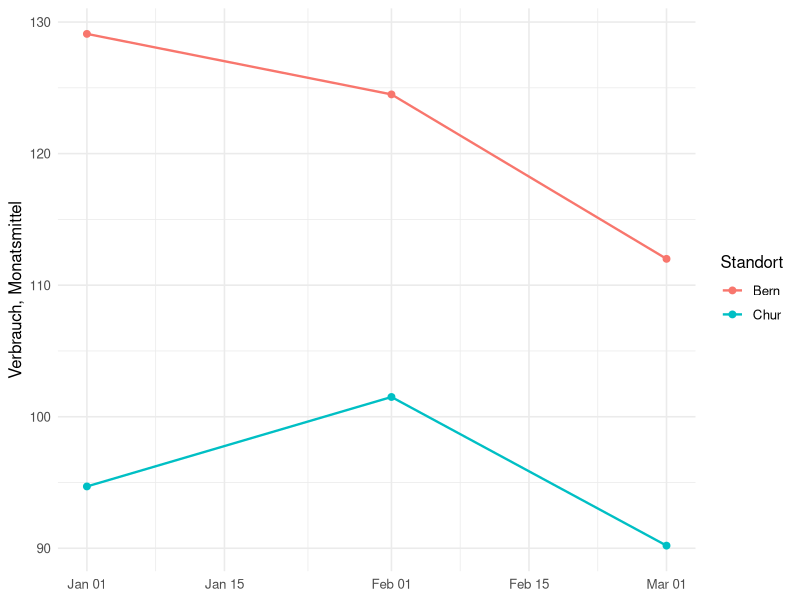

Here is the R script that generated this plot:
## ---- chunk 1
#| label: setup-r
#| include: false
library(dplyr)
library(tidyr)
library(readr)
library(lubridate)
library(ggplot2)

theme_set(theme_minimal(base_size = 12))
set.seed(42)
## ---- chunk 2
#| label: daten-r
standort <- rep(c("Bern", "Chur"), times = 12)

messungen <- data.frame(
  datum     = rep(seq(as.Date("2026-01-05"), by = "week", length.out = 12), each = 2),
  standort  = standort,
  verbrauch = round(rnorm(24, mean = ifelse(standort == "Bern", 120, 95), sd = 10), 1),
  laufzeit  = round(runif(24, 4, 20), 1)
)

head(messungen, 4)
nrow(messungen)
## ---- chunk 3
#| label: verben-r
# nur Bern, und dort nur die hohen Werte
filter(messungen, standort == "Bern", verbrauch > 120) |> head(3)

# nur die Spalten, die gezeigt werden sollen
select(messungen, datum, verbrauch) |> head(3)

# eine abgeleitete Groesse dazurechnen
mutate(messungen, pro_stunde = verbrauch / laufzeit) |> head(3)

# absteigend nach Verbrauch
arrange(messungen, desc(verbrauch)) |> head(3)

# alles auf eine Zeile eindampfen
summarise(messungen, n = n(), mittel = mean(verbrauch))
## ---- chunk 4
#| label: verschachtelt-r
arrange(summarise(group_by(messungen, standort), mittel = mean(verbrauch)),
        desc(mittel))
## ---- chunk 5
#| label: pipe-r
messungen |>
  group_by(standort) |>
  summarise(mittel = mean(verbrauch)) |>
  arrange(desc(mittel))
## ---- chunk 6
#| label: gruppen-r
je_standort <- messungen |>
  mutate(monat = floor_date(datum, "month")) |>
  group_by(standort, monat) |>
  summarise(n      = n(),
            mittel = round(mean(verbrauch), 1),
            .groups = "drop")

je_standort
## ---- chunk 7
#| label: fig-gruppen-r
#| fig-cap: "Monatsmittel je Standort. Das lange Format erlaubt die Gruppierung über die Farbe."
ggplot(je_standort, aes(monat, mittel, colour = standort)) +
  geom_line(linewidth = 0.8) +
  geom_point(size = 2) +
  labs(x = NULL, y = "Verbrauch, Monatsmittel", colour = "Standort")
## ---- chunk 8
#| label: pivot-r
tabelle <- je_standort |>
  select(standort, monat, mittel) |>
  pivot_wider(names_from = standort, values_from = mittel)

tabelle

# und wieder zurueck
tabelle |>
  pivot_longer(-monat, names_to = "standort", values_to = "mittel") |>
  head(4)
